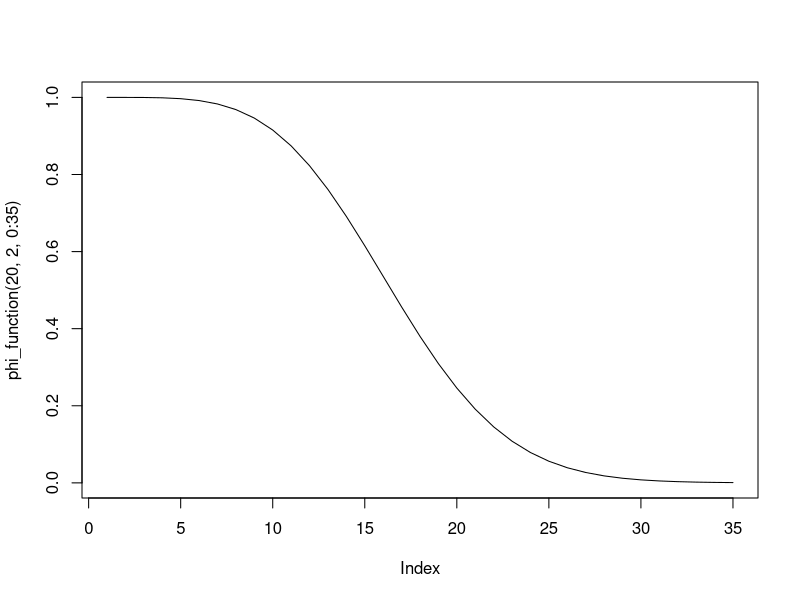
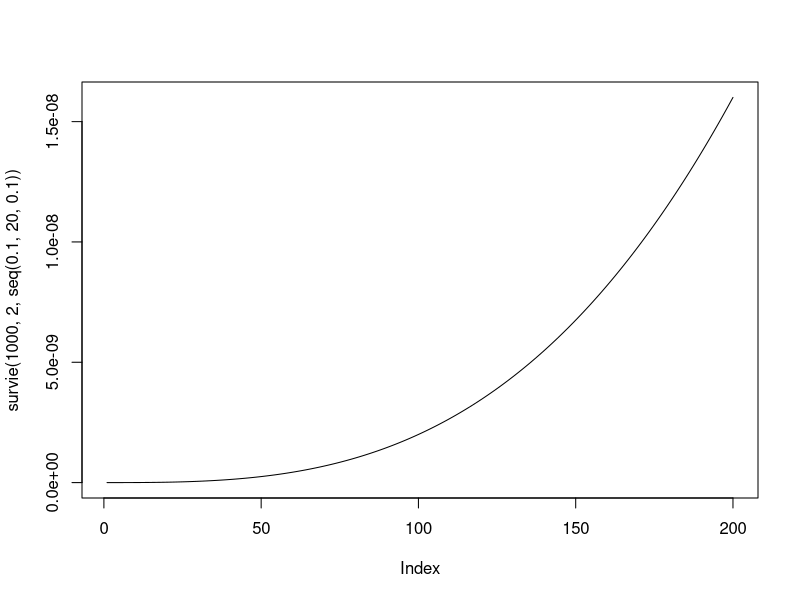
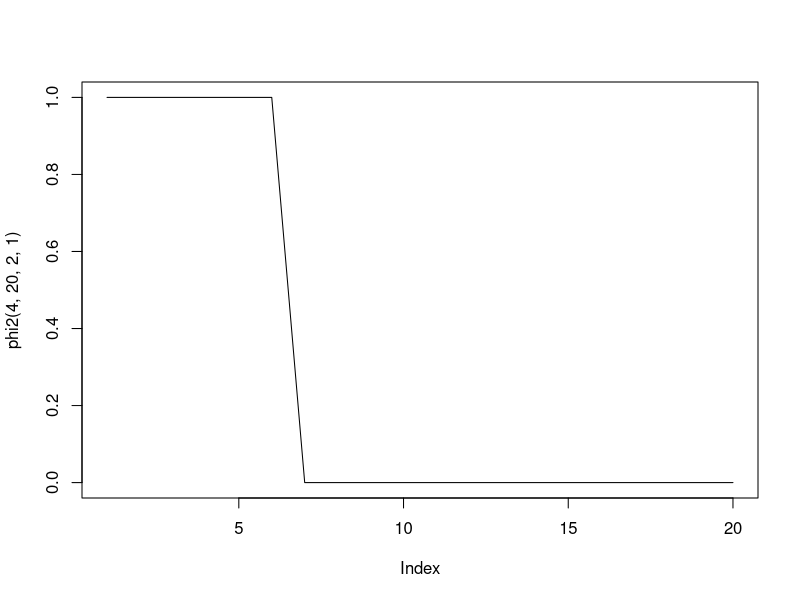
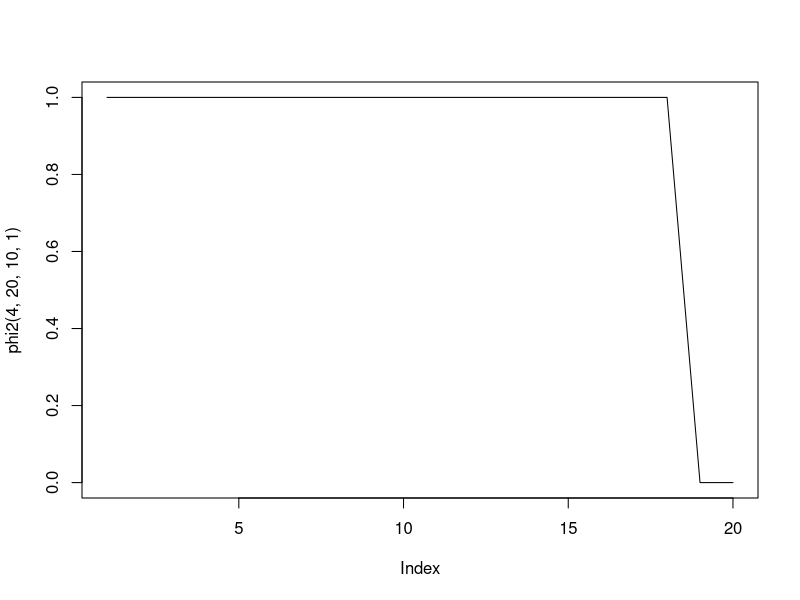

Reproduce these figures in R, in order.
# TP 1 

## Question 1

phi <- function(x){
  rep <- ((x[3]*(1-(1-x[1])*(1-x[2]))*(1-(1-x[4])*(1-x[5])))+(1-x[3])*(1-(1-x[1]*x[4])*(1-x[2]*x[5])))*(1-(1-x[6]*x[7])*(1-x[8])*(1-x[9]))
  return(rep)
}

# question 2

phi_function <- function(lambda, beta, t){
  R1 <- 1-pweibull(t, shape = beta, scale = lambda)
  R2 <- 1-pweibull(t, shape = beta, scale = lambda)
  R3 <- 1-pweibull(t, shape = beta, scale = lambda)
  R4 <- 1-pweibull(t, shape = beta, scale = lambda)
  R5 <- 1-pweibull(t, shape = beta, scale = lambda)
  R6 <- 1-pweibull(t, shape = beta, scale = lambda)
  R7 <- 1-pweibull(t, shape = beta, scale = lambda)
  R8 <- 1-pweibull(t, shape = beta, scale = lambda)
  R9 <- 1-pweibull(t, shape = beta, scale = lambda)
  rep <- ((R3[t]*(1-(1-R1[t])*(1-R2[t]))*(1-(1-R4[t])*(1-R5[t])))+(1-R3[t])*(1-(1-R1[t]*R4[t])*(1-R2[t]*R5[t])))*(1-(1-R6[t]*R7[t])*(1-R8[t])*(1-R9[t]))
  return(rep)
}




## Question 3

plot(phi_function(20,2, 0:35), type = 'l')

## Question 4

survie <- function(lambda, beta, t){
  R1 <- 1-pweibull(t, shape = beta, scale = lambda)
  R2 <- 1-pweibull(t, shape = beta, scale = lambda)
  R3 <- 1-pweibull(t, shape = beta, scale = lambda)
  R4 <- 1-pweibull(t, shape = beta, scale = lambda)
  R5 <- 1-pweibull(t, shape = beta, scale = lambda)
  R6 <- 1-pweibull(t, shape = beta, scale = lambda)
  R7 <- 1-pweibull(t, shape = beta, scale = lambda)
  R8 <- 1-pweibull(t, shape = beta, scale = lambda)
  R9 <- 1-pweibull(t, shape = beta, scale = lambda)
  rep <- -log(((R3[t]*(1-(1-R1[t])*(1-R2[t]))*(1-(1-R4[t])*(1-R5[t])))+(1-R3[t])*(1-(1-R1[t]*R4[t])*(1-R2[t]*R5[t])))*(1-(1-R6[t]*R7[t])*(1-R8[t])*(1-R9[t]))/t)
  # rep <- -log(rep)/t
  return(rep)
  # rep <- -log(1 - phi_function(lambda, beta, t))/t
}

survie <- function(lambda, beta, t){
  rep=NULL
  for(i in 1:length(t)){
    R1 <- 1-pweibull(t[i], shape = beta, scale = lambda)
    R2 <- 1-pweibull(t[i], shape = beta, scale = lambda)
    R3 <- 1-pweibull(t[i], shape = beta, scale = lambda)
    R4 <- 1-pweibull(t[i], shape = beta, scale = lambda)
    R5 <- 1-pweibull(t[i], shape = beta, scale = lambda)
    R6 <- 1-pweibull(t[i], shape = beta, scale = lambda)
    R7 <- 1-pweibull(t[i], shape = beta, scale = lambda)
    R8 <- 1-pweibull(t[i], shape = beta, scale = lambda)
    R9 <- 1-pweibull(t[i], shape = beta, scale = lambda)
    rep[i] <- -log(((R3*(1-(1-R1)*(1-R2))*(1-(1-R4)*(1-R5)))+(1-R3)*(1-(1-R1*R4)*(1-R2*R5)))*(1-(1-R6*R7)*(1-R8)*(1-R9)))/t[i]
  }
  return(rep)
}


survie(100, 2, seq(0.1, 20, 0.1))
plot(survie(1000, 2, seq(0.1, 20, 0.1)), type = 'l')

# Question 5 
# simulation d'une loi de weibull avec la méthode des quantile. 


# Question 5 

inverse_pweibull <- function(lambda, beta, u){
  rep <- lambda*(-(log(1-u)^(1/beta)))
  return(rep)
}

phi2 <- function(a, n, lambda, beta){
  t <- seq(0, a,length.out =n)
  y <- rep(0,n)
  u <- runif(9,0,1)
  x <- matrix(0, nrow = n, ncol = 9)
  
  for(i in 1:n){
    for(j in 1:9){
      if(t[i] < (lambda*(-log(u[j]))^(1/beta))){
        x[i,j] <- 1
      }
    }
    y[i] <- phi(x[i,])
  }
  return(y)
}
phi2(4,20,2,1)
plot(phi2(4,20,2,1),type="l")

# question 6 

phi23 <- function(a, n, lambda, beta){
  t <- seq(0, a,length.out =n)
  y <- rep(0,n)
  u <- runif(9,0,1)
  x <- matrix(0, nrow = n, ncol = 9)
  for(i in 1:n){
    for(j in 1:9){
      if(t[i] < (lambda*(-log(u[j]))^(1/beta))){
        x[i,j] <- 1
      }
      
    }
    if (x[i,j]==0) { break }
    
  }
  return(i-1)
}
phi23(4,36,2,1)

# question 7

n_realisation_T<-function(a, n, lambda, beta,ntot){
  vect=NULL
  for(i in 1:ntot){
    vect[i]=phi23(a, n, lambda, beta)
  }
  return(vect)
}
n_realisation_T(4,36,2,1,40)
sum(n_realisation_T(4,36,2,1,40))

mu=function(a, n, lambda, beta,ntot){
  v=n_realisation_T(a, n, lambda, beta,ntot)
  1/ntot*sum(v)
}
mu(4,36,2,1,40)

######### 
# Exercice 1

phi <- function(x){
  rep <- (1-x[5])*(1-(1-x[1]*x[3])*(1-x[2]*x[4]))*x[6]*(1-(1-x[7]*x[10])*(1-x[8]*x[9]))+x[5]*(1-(1-x[1])*(1-x[2]))*(1-(1-x[3])*(1-x[4]))*x[6]*(1-(1-x[7]*x[10])*(1-x[8]*x[9]))
  return(rep)
}
phi(c(0,1,1,1,0,1,0,1,1,0))

## Exercice 2

lambda = 5
beta = 5
t <- seq(0, 30, 0.1)
X <- matrix(data = rep(0, 10*length(t)), ncol = 10, nrow = length(t))
S <- rep(0,length(t))
u <- runif(10, 0, 1)

for(i in 1:length(t)){
  for(j in 1:10){
    if(t[i] < (lambda*(-log(u[j]))^(1/beta))){
      X[i,j] <- 1
    }
  }
  S[i] <- phi(X[i,])
}

# Exercice 3
phi2 <- function(a, n, lambda, beta){
  t <- seq(0, a,length.out =n)
  y <- rep(0,n)
  u <- runif(10,0,1)
  x <- matrix(0, nrow = n, ncol = 10)
  
  for(i in 1:n){
    for(j in 1:10){
      if(t[i] < (lambda*(-log(u[j]))^(1/beta))){
        x[i,j] <- 1
      }
    }
    y[i] <- phi(x[i,])
  }
  return(y)
}
phi2(4,20,10,1)
plot(phi2(4,20,10,1),type="l")
seq(1,20,4)


